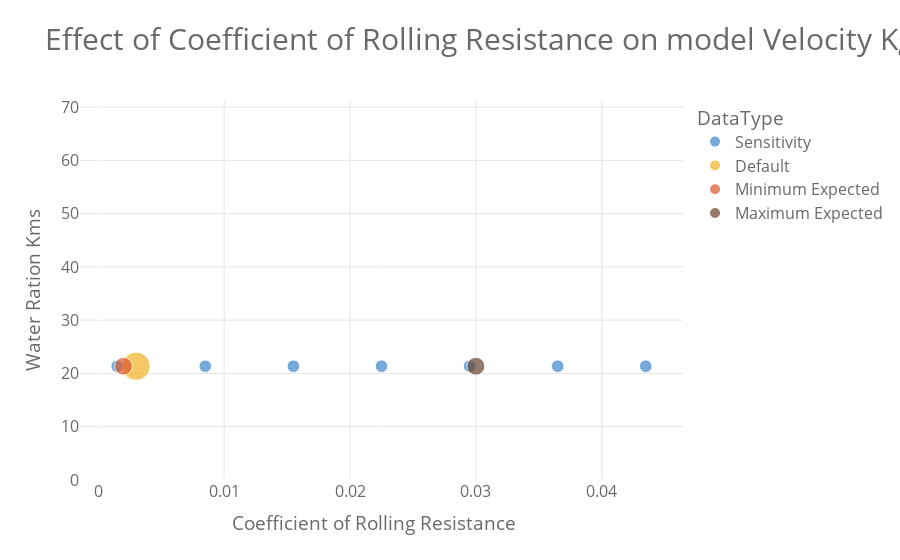
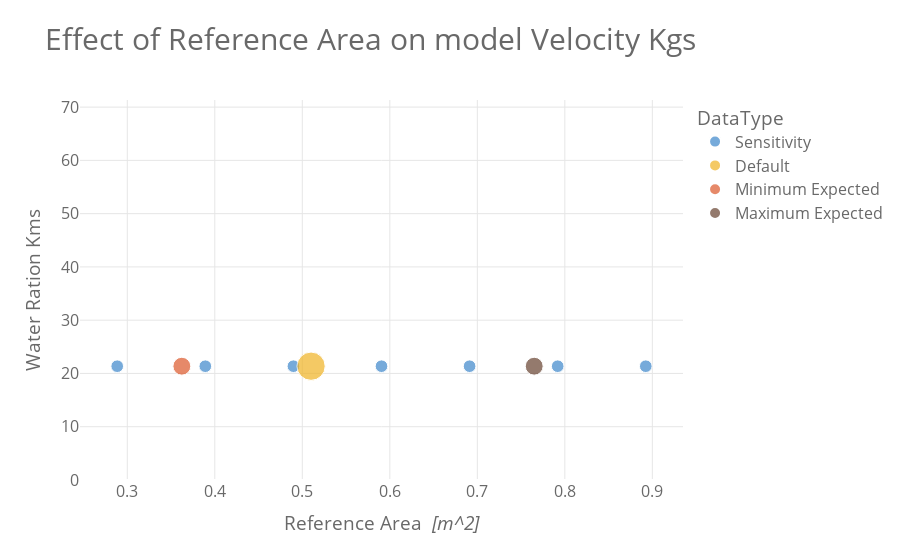
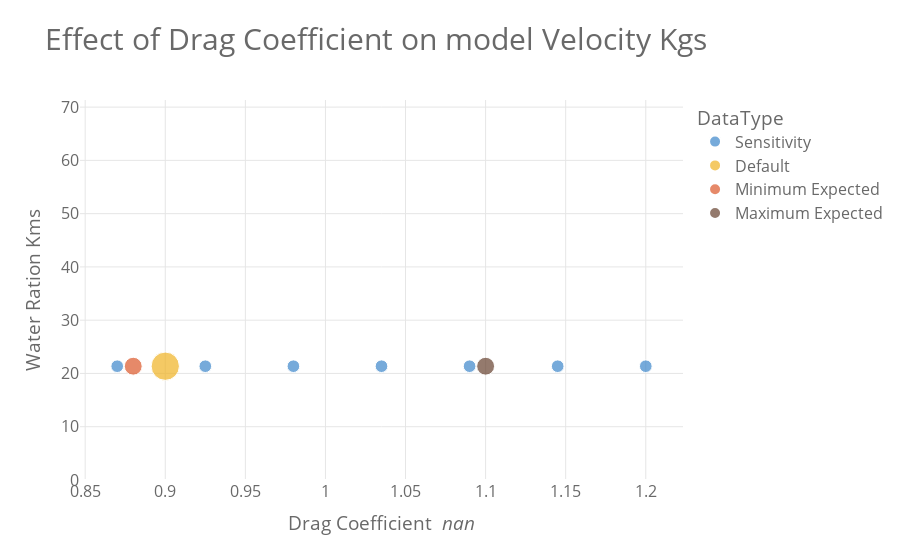
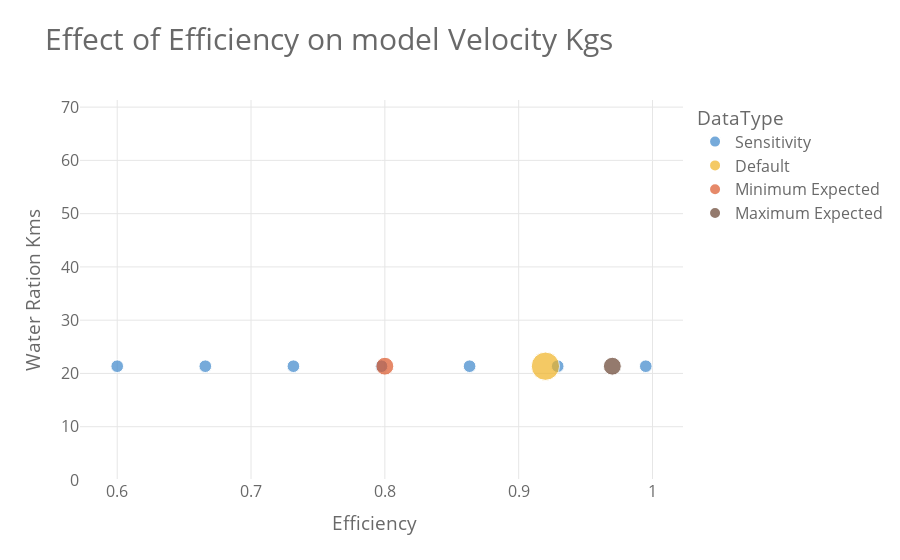

Write notebook code for charts like these, in order.
### Code cell
# for i in range(0, len(sens_df)):
primary_graph_value = "Water Ration Kms"
max_plot_y = df_large[primary_graph_value].max()*1.10
min_plot_y = df_large[primary_graph_value].min()*0.

graph_colours = ["#3D87CB", "#F0B323", "#DC582A", "#674230", "#3A913F", "#75787B"]


for i in range(0, len(sens_df)):

    fig1 = px.scatter(
        full_result_dict[sens_df.iloc[i]["Short Name"]],
        x="Variable",
        y=primary_graph_value,
        color='DataType',
        color_discrete_sequence=graph_colours,
        size='MarkerSize',
        title=f'Effect of {sens_df.iloc[i]["Short Name"]} on model Velocity Kgs',
        hover_data=[
            "Velocity Kgs",
            'Water Ration Kms',
            'Mean Trip Velocity',
            'Mean Loaded Velocity',
            'Mean Unloaded Velocity',
        ]


    ).update_layout(
        yaxis_title=primary_graph_value,
        xaxis_title=(f'{sens_df.iloc[i]["Short Name"]}  <i>{sens_df.iloc[i]["Units"]}</i>'),
    )
    fig1.update_yaxes(range = [min_plot_y, max_plot_y])

    fig1 = pt.format_plotly_graphs(fig1)

    fig1.show()
    plot_dict[var_string]= fig1
    # filename_string = var_string + ".html"
    # plotly.offline.plot(fig1, filename=filename_string)

### Figure 1 — Plotly figure (JSON) as saved in the notebook; plotly's stock layout.template omitted (floating-point values rounded to 4 significant figures)
{"data": [{"customdata": [[16.18, 0.9129, 0.7882, 1.038], [16.18, 0.9129, 0.7882, 1.038], [16.18, 0.9129, 0.7882, 1.038], [16.18, 0.9129, 0.7882, 1.038], [16.18, 0.9129, 0.7882, 1.038], [16.18, 0.9129, 0.7882, 1.038], [16.18, 0.9129, 0.7882, 1.038]], "hovertemplate": "DataType=Sensitivity<br>Variable=%{x}<br>Water Ration Kms=%{y}<br>MarkerSize=%{marker.size}<br>Velocity Kgs=%{customdata[0]}<br>Mean Trip Velocity=%{customdata[1]}<br>Mean Loaded Velocity=%{customdata[2]}<br>Mean Unloaded Velocity=%{customdata[3]}<extra></extra>", "legendgroup": "Sensitivity", "marker": {"color": "#3D87CB", "size": [10, 10, 10, 10, 10, 10, 10], "sizemode": "area", "sizeref": 0.125, "symbol": "circle"}, "mode": "markers", "name": "Sensitivity", "orientation": "v", "showlegend": true, "type": "scatter", "x": [0.0015, 0.0085, 0.0155, 0.0225, 0.0295, 0.0365, 0.0435], "xaxis": "x", "y": [21.36, 21.36, 21.36, 21.36, 21.36, 21.36, 21.36], "yaxis": "y"}, {"customdata": [[16.18, 0.9129, 0.7882, 1.038]], "hovertemplate": "DataType=Default<br>Variable=%{x}<br>Water Ration Kms=%{y}<br>MarkerSize=%{marker.size}<br>Velocity Kgs=%{customdata[0]}<br>Mean Trip Velocity=%{customdata[1]}<br>Mean Loaded Velocity=%{customdata[2]}<br>Mean Unloaded Velocity=%{customdata[3]}<extra></extra>", "legendgroup": "Default", "marker": {"color": "#F0B323", "size": [50], "sizemode": "area", "sizeref": 0.125, "symbol": "circle"}, "mode": "markers", "name": "Default", "orientation": "v", "showlegend": true, "type": "scatter", "x": [0.003], "xaxis": "x", "y": [21.36], "yaxis": "y"}, {"customdata": [[16.18, 0.9129, 0.7882, 1.038]], "hovertemplate": "DataType=Minimum Expected<br>Variable=%{x}<br>Water Ration Kms=%{y}<br>MarkerSize=%{marker.size}<br>Velocity Kgs=%{customdata[0]}<br>Mean Trip Velocity=%{customdata[1]}<br>Mean Loaded Velocity=%{customdata[2]}<br>Mean Unloaded Velocity=%{customdata[3]}<extra></extra>", "legendgroup": "Minimum Expected", "marker": {"color": "#DC582A", "size": [20], "sizemode": "area", "sizeref": 0.125, "symbol": "circle"}, "mode": "markers", "name": "Minimum Expected", "orientation": "v", "showlegend": true, "type": "scatter", "x": [0.002], "xaxis": "x", "y": [21.36], "yaxis": "y"}, {"customdata": [[16.18, 0.9129, 0.7882, 1.038]], "hovertemplate": "DataType=Maximum Expected<br>Variable=%{x}<br>Water Ration Kms=%{y}<br>MarkerSize=%{marker.size}<br>Velocity Kgs=%{customdata[0]}<br>Mean Trip Velocity=%{customdata[1]}<br>Mean Loaded Velocity=%{customdata[2]}<br>Mean Unloaded Velocity=%{customdata[3]}<extra></extra>", "legendgroup": "Maximum Expected", "marker": {"color": "#674230", "size": [20], "sizemode": "area", "sizeref": 0.125, "symbol": "circle"}, "mode": "markers", "name": "Maximum Expected", "orientation": "v", "showlegend": true, "type": "scatter", "x": [0.03], "xaxis": "x", "y": [21.36], "yaxis": "y"}], "layout": {"font": {"color": "dimgrey", "size": 16}, "legend": {"itemsizing": "constant", "title": {"font": {"color": "dimgrey"}, "text": "DataType"}, "tracegroupgap": 0}, "paper_bgcolor": "white", "plot_bgcolor": "white", "title": {"font": {"color": "dimgrey", "size": 30}, "text": "Effect of Coefficient of Rolling Resistance on model Velocity Kgs"}, "xaxis": {"anchor": "y", "domain": [0, 1], "gridcolor": "#e6e6e6", "gridwidth": 1, "showgrid": true, "title": {"text": "Coefficient of Rolling Resistance  <i> </i>"}}, "yaxis": {"anchor": "x", "domain": [0, 1], "gridcolor": "#e6e6e6", "gridwidth": 1, "range": [0, 71.33], "showgrid": true, "title": {"text": "Water Ration Kms"}}}}

### Figure 2 — Plotly figure (JSON) as saved in the notebook; plotly's stock layout.template omitted (floating-point values rounded to 4 significant figures)
{"data": [{"customdata": [[16.18, 0.9129, 0.7882, 1.038], [16.18, 0.9129, 0.7882, 1.038], [16.18, 0.9129, 0.7882, 1.038], [16.18, 0.9129, 0.7882, 1.038], [16.18, 0.9129, 0.7882, 1.038], [16.18, 0.9129, 0.7882, 1.038], [16.18, 0.9129, 0.7882, 1.038]], "hovertemplate": "DataType=Sensitivity<br>Variable=%{x}<br>Water Ration Kms=%{y}<br>MarkerSize=%{marker.size}<br>Velocity Kgs=%{customdata[0]}<br>Mean Trip Velocity=%{customdata[1]}<br>Mean Loaded Velocity=%{customdata[2]}<br>Mean Unloaded Velocity=%{customdata[3]}<extra></extra>", "legendgroup": "Sensitivity", "marker": {"color": "#3D87CB", "size": [10, 10, 10, 10, 10, 10, 10], "sizemode": "area", "sizeref": 0.125, "symbol": "circle"}, "mode": "markers", "name": "Sensitivity", "orientation": "v", "showlegend": true, "type": "scatter", "x": [0.2885, 0.3892, 0.4898, 0.5905, 0.6912, 0.7918, 0.8925], "xaxis": "x", "y": [21.36, 21.36, 21.36, 21.36, 21.36, 21.36, 21.36], "yaxis": "y"}, {"customdata": [[16.18, 0.9129, 0.7882, 1.038]], "hovertemplate": "DataType=Default<br>Variable=%{x}<br>Water Ration Kms=%{y}<br>MarkerSize=%{marker.size}<br>Velocity Kgs=%{customdata[0]}<br>Mean Trip Velocity=%{customdata[1]}<br>Mean Loaded Velocity=%{customdata[2]}<br>Mean Unloaded Velocity=%{customdata[3]}<extra></extra>", "legendgroup": "Default", "marker": {"color": "#F0B323", "size": [50], "sizemode": "area", "sizeref": 0.125, "symbol": "circle"}, "mode": "markers", "name": "Default", "orientation": "v", "showlegend": true, "type": "scatter", "x": [0.51], "xaxis": "x", "y": [21.36], "yaxis": "y"}, {"customdata": [[16.18, 0.9129, 0.7882, 1.038]], "hovertemplate": "DataType=Minimum Expected<br>Variable=%{x}<br>Water Ration Kms=%{y}<br>MarkerSize=%{marker.size}<br>Velocity Kgs=%{customdata[0]}<br>Mean Trip Velocity=%{customdata[1]}<br>Mean Loaded Velocity=%{customdata[2]}<br>Mean Unloaded Velocity=%{customdata[3]}<extra></extra>", "legendgroup": "Minimum Expected", "marker": {"color": "#DC582A", "size": [20], "sizemode": "area", "sizeref": 0.125, "symbol": "circle"}, "mode": "markers", "name": "Minimum Expected", "orientation": "v", "showlegend": true, "type": "scatter", "x": [0.3623], "xaxis": "x", "y": [21.36], "yaxis": "y"}, {"customdata": [[16.18, 0.9129, 0.7882, 1.038]], "hovertemplate": "DataType=Maximum Expected<br>Variable=%{x}<br>Water Ration Kms=%{y}<br>MarkerSize=%{marker.size}<br>Velocity Kgs=%{customdata[0]}<br>Mean Trip Velocity=%{customdata[1]}<br>Mean Loaded Velocity=%{customdata[2]}<br>Mean Unloaded Velocity=%{customdata[3]}<extra></extra>", "legendgroup": "Maximum Expected", "marker": {"color": "#674230", "size": [20], "sizemode": "area", "sizeref": 0.125, "symbol": "circle"}, "mode": "markers", "name": "Maximum Expected", "orientation": "v", "showlegend": true, "type": "scatter", "x": [0.765], "xaxis": "x", "y": [21.36], "yaxis": "y"}], "layout": {"font": {"color": "dimgrey", "size": 16}, "legend": {"itemsizing": "constant", "title": {"font": {"color": "dimgrey"}, "text": "DataType"}, "tracegroupgap": 0}, "paper_bgcolor": "white", "plot_bgcolor": "white", "title": {"font": {"color": "dimgrey", "size": 30}, "text": "Effect of Reference Area on model Velocity Kgs"}, "xaxis": {"anchor": "y", "domain": [0, 1], "gridcolor": "#e6e6e6", "gridwidth": 1, "showgrid": true, "title": {"text": "Reference Area  <i>[m^2]</i>"}}, "yaxis": {"anchor": "x", "domain": [0, 1], "gridcolor": "#e6e6e6", "gridwidth": 1, "range": [0, 71.33], "showgrid": true, "title": {"text": "Water Ration Kms"}}}}

### Figure 3 — Plotly figure (JSON) as saved in the notebook; plotly's stock layout.template omitted (floating-point values rounded to 4 significant figures)
{"data": [{"customdata": [[16.18, 0.9129, 0.7882, 1.038], [16.18, 0.9129, 0.7882, 1.038], [16.18, 0.9129, 0.7882, 1.038], [16.18, 0.9129, 0.7882, 1.038], [16.18, 0.9129, 0.7882, 1.038], [16.18, 0.9129, 0.7882, 1.038], [16.18, 0.9129, 0.7882, 1.038]], "hovertemplate": "DataType=Sensitivity<br>Variable=%{x}<br>Water Ration Kms=%{y}<br>MarkerSize=%{marker.size}<br>Velocity Kgs=%{customdata[0]}<br>Mean Trip Velocity=%{customdata[1]}<br>Mean Loaded Velocity=%{customdata[2]}<br>Mean Unloaded Velocity=%{customdata[3]}<extra></extra>", "legendgroup": "Sensitivity", "marker": {"color": "#3D87CB", "size": [10, 10, 10, 10, 10, 10, 10], "sizemode": "area", "sizeref": 0.125, "symbol": "circle"}, "mode": "markers", "name": "Sensitivity", "orientation": "v", "showlegend": true, "type": "scatter", "x": [0.87, 0.925, 0.98, 1.035, 1.09, 1.145, 1.2], "xaxis": "x", "y": [21.36, 21.36, 21.36, 21.36, 21.36, 21.36, 21.36], "yaxis": "y"}, {"customdata": [[16.18, 0.9129, 0.7882, 1.038]], "hovertemplate": "DataType=Default<br>Variable=%{x}<br>Water Ration Kms=%{y}<br>MarkerSize=%{marker.size}<br>Velocity Kgs=%{customdata[0]}<br>Mean Trip Velocity=%{customdata[1]}<br>Mean Loaded Velocity=%{customdata[2]}<br>Mean Unloaded Velocity=%{customdata[3]}<extra></extra>", "legendgroup": "Default", "marker": {"color": "#F0B323", "size": [50], "sizemode": "area", "sizeref": 0.125, "symbol": "circle"}, "mode": "markers", "name": "Default", "orientation": "v", "showlegend": true, "type": "scatter", "x": [0.9], "xaxis": "x", "y": [21.36], "yaxis": "y"}, {"customdata": [[16.18, 0.9129, 0.7882, 1.038]], "hovertemplate": "DataType=Minimum Expected<br>Variable=%{x}<br>Water Ration Kms=%{y}<br>MarkerSize=%{marker.size}<br>Velocity Kgs=%{customdata[0]}<br>Mean Trip Velocity=%{customdata[1]}<br>Mean Loaded Velocity=%{customdata[2]}<br>Mean Unloaded Velocity=%{customdata[3]}<extra></extra>", "legendgroup": "Minimum Expected", "marker": {"color": "#DC582A", "size": [20], "sizemode": "area", "sizeref": 0.125, "symbol": "circle"}, "mode": "markers", "name": "Minimum Expected", "orientation": "v", "showlegend": true, "type": "scatter", "x": [0.88], "xaxis": "x", "y": [21.36], "yaxis": "y"}, {"customdata": [[16.18, 0.9129, 0.7882, 1.038]], "hovertemplate": "DataType=Maximum Expected<br>Variable=%{x}<br>Water Ration Kms=%{y}<br>MarkerSize=%{marker.size}<br>Velocity Kgs=%{customdata[0]}<br>Mean Trip Velocity=%{customdata[1]}<br>Mean Loaded Velocity=%{customdata[2]}<br>Mean Unloaded Velocity=%{customdata[3]}<extra></extra>", "legendgroup": "Maximum Expected", "marker": {"color": "#674230", "size": [20], "sizemode": "area", "sizeref": 0.125, "symbol": "circle"}, "mode": "markers", "name": "Maximum Expected", "orientation": "v", "showlegend": true, "type": "scatter", "x": [1.1], "xaxis": "x", "y": [21.36], "yaxis": "y"}], "layout": {"font": {"color": "dimgrey", "size": 16}, "legend": {"itemsizing": "constant", "title": {"font": {"color": "dimgrey"}, "text": "DataType"}, "tracegroupgap": 0}, "paper_bgcolor": "white", "plot_bgcolor": "white", "title": {"font": {"color": "dimgrey", "size": 30}, "text": "Effect of Drag Coefficient on model Velocity Kgs"}, "xaxis": {"anchor": "y", "domain": [0, 1], "gridcolor": "#e6e6e6", "gridwidth": 1, "showgrid": true, "title": {"text": "Drag Coefficient  <i>nan</i>"}}, "yaxis": {"anchor": "x", "domain": [0, 1], "gridcolor": "#e6e6e6", "gridwidth": 1, "range": [0, 71.33], "showgrid": true, "title": {"text": "Water Ration Kms"}}}}

### Figure 4 — Plotly figure (JSON) as saved in the notebook; plotly's stock layout.template omitted (floating-point values rounded to 4 significant figures)
{"data": [{"customdata": [[16.18, 0.9129, 0.7882, 1.038], [16.18, 0.9129, 0.7882, 1.038], [16.18, 0.9129, 0.7882, 1.038], [16.18, 0.9129, 0.7882, 1.038], [16.18, 0.9129, 0.7882, 1.038], [16.18, 0.9129, 0.7882, 1.038], [16.18, 0.9129, 0.7882, 1.038]], "hovertemplate": "DataType=Sensitivity<br>Variable=%{x}<br>Water Ration Kms=%{y}<br>MarkerSize=%{marker.size}<br>Velocity Kgs=%{customdata[0]}<br>Mean Trip Velocity=%{customdata[1]}<br>Mean Loaded Velocity=%{customdata[2]}<br>Mean Unloaded Velocity=%{customdata[3]}<extra></extra>", "legendgroup": "Sensitivity", "marker": {"color": "#3D87CB", "size": [10, 10, 10, 10, 10, 10, 10], "sizemode": "area", "sizeref": 0.125, "symbol": "circle"}, "mode": "markers", "name": "Sensitivity", "orientation": "v", "showlegend": true, "type": "scatter", "x": [0.6, 0.6658, 0.7317, 0.7975, 0.8633, 0.9292, 0.995], "xaxis": "x", "y": [21.36, 21.36, 21.36, 21.36, 21.36, 21.36, 21.36], "yaxis": "y"}, {"customdata": [[16.18, 0.9129, 0.7882, 1.038]], "hovertemplate": "DataType=Default<br>Variable=%{x}<br>Water Ration Kms=%{y}<br>MarkerSize=%{marker.size}<br>Velocity Kgs=%{customdata[0]}<br>Mean Trip Velocity=%{customdata[1]}<br>Mean Loaded Velocity=%{customdata[2]}<br>Mean Unloaded Velocity=%{customdata[3]}<extra></extra>", "legendgroup": "Default", "marker": {"color": "#F0B323", "size": [50], "sizemode": "area", "sizeref": 0.125, "symbol": "circle"}, "mode": "markers", "name": "Default", "orientation": "v", "showlegend": true, "type": "scatter", "x": [0.92], "xaxis": "x", "y": [21.36], "yaxis": "y"}, {"customdata": [[16.18, 0.9129, 0.7882, 1.038]], "hovertemplate": "DataType=Minimum Expected<br>Variable=%{x}<br>Water Ration Kms=%{y}<br>MarkerSize=%{marker.size}<br>Velocity Kgs=%{customdata[0]}<br>Mean Trip Velocity=%{customdata[1]}<br>Mean Loaded Velocity=%{customdata[2]}<br>Mean Unloaded Velocity=%{customdata[3]}<extra></extra>", "legendgroup": "Minimum Expected", "marker": {"color": "#DC582A", "size": [20], "sizemode": "area", "sizeref": 0.125, "symbol": "circle"}, "mode": "markers", "name": "Minimum Expected", "orientation": "v", "showlegend": true, "type": "scatter", "x": [0.8], "xaxis": "x", "y": [21.36], "yaxis": "y"}, {"customdata": [[16.18, 0.9129, 0.7882, 1.038]], "hovertemplate": "DataType=Maximum Expected<br>Variable=%{x}<br>Water Ration Kms=%{y}<br>MarkerSize=%{marker.size}<br>Velocity Kgs=%{customdata[0]}<br>Mean Trip Velocity=%{customdata[1]}<br>Mean Loaded Velocity=%{customdata[2]}<br>Mean Unloaded Velocity=%{customdata[3]}<extra></extra>", "legendgroup": "Maximum Expected", "marker": {"color": "#674230", "size": [20], "sizemode": "area", "sizeref": 0.125, "symbol": "circle"}, "mode": "markers", "name": "Maximum Expected", "orientation": "v", "showlegend": true, "type": "scatter", "x": [0.97], "xaxis": "x", "y": [21.36], "yaxis": "y"}], "layout": {"font": {"color": "dimgrey", "size": 16}, "legend": {"itemsizing": "constant", "title": {"font": {"color": "dimgrey"}, "text": "DataType"}, "tracegroupgap": 0}, "paper_bgcolor": "white", "plot_bgcolor": "white", "title": {"font": {"color": "dimgrey", "size": 30}, "text": "Effect of Efficiency on model Velocity Kgs"}, "xaxis": {"anchor": "y", "domain": [0, 1], "gridcolor": "#e6e6e6", "gridwidth": 1, "showgrid": true, "title": {"text": "Efficiency  <i> </i>"}}, "yaxis": {"anchor": "x", "domain": [0, 1], "gridcolor": "#e6e6e6", "gridwidth": 1, "range": [0, 71.33], "showgrid": true, "title": {"text": "Water Ration Kms"}}}}
